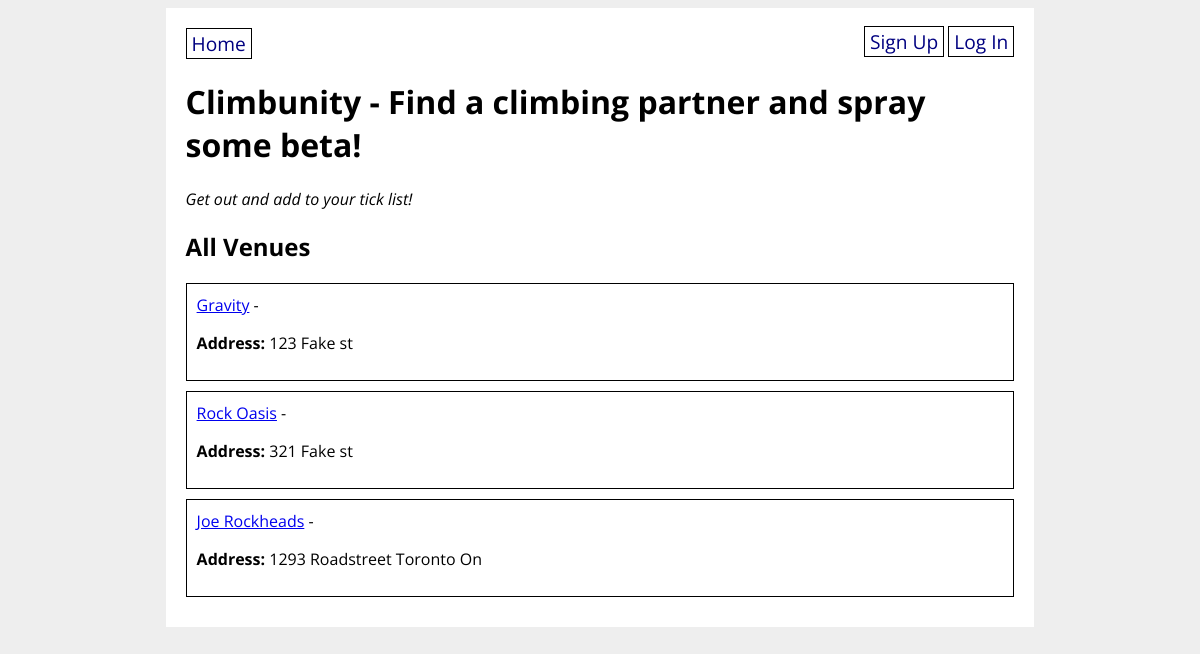
The page / on the database its author committed.
### climbunity_app/models.py (models this page shows, shortened)
class Venue(db.Model):
    id = db.Column(db.Integer, primary_key=True)
    name = db.Column(db.String(80), nullable=False)
    address = db.Column(db.String(80), nullable=False)
    open_hours = db.Column(db.Text(1000))
    description = db.Column(db.Text(1000))

### climbunity_app/main/routes.py (the view)
@main.route('/')
def homepage():
    all_venues = Venue.query.all()
    for venue in all_venues:
        print(venue.name)
    return render_template('home.html', all_venues=all_venues)

### climbunity_app/templates/home.html
{% extends 'base.html' %}
{% block content %}
<h1>Climbunity - Find a climbing partner and spray some beta!</h1>
<p><em>Get out and add to your tick list!</em></p>
<h2>All Venues</h2>
{% for venue in all_venues %}
<div class="venue">
    <a href="/venue/{{ venue.id }}">{{ venue.name }}</a> -
    <p><strong>Address:</strong> {{ venue.address }}</p>
</div>
{% endfor %}
{% endblock %}

### climbunity_app/static/style.css (style rules this page uses)
body { display: flex; flex-direction: column; align-items: center; background-color: #eee; font-family: 'Open Sans', sans-serif; }
.venue { border: 1px solid black; padding: 10px; margin-bottom: 10px; }

### rows shown on the page
Venue: name "Gravity", address "123 Fake st"
Venue: name "Rock Oasis", address "321 Fake st"
Venue: name "Joe Rockheads", address "1293 Roadstreet Toronto On"
